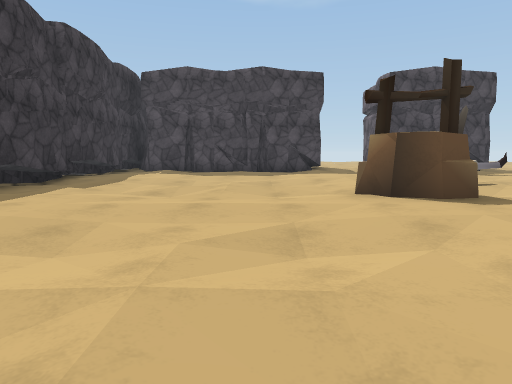
View 1 (above)

23 first-person views from a walk through a Unity game level. The camera is 1.2 m above the floor, tilts 6° down and sees 70° across. The floor is counted in squares, 2 m on a side. Each view is taken from the middle of a square. On the plan, view 1 faces up. The plan holds only what a view shows up to about 10 squares ahead; the rest is blank. The place goes on beyond the plan. The player character is not drawn. Surface patterns are stand-ins for the level's own textures.

View 2
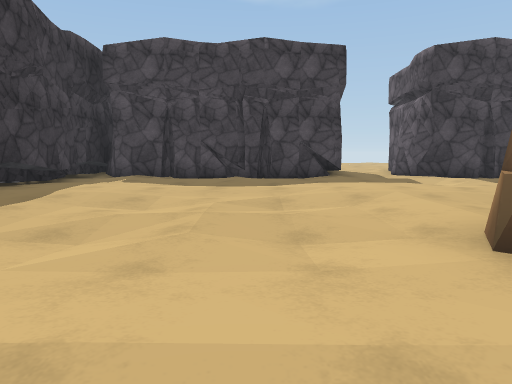

View 3
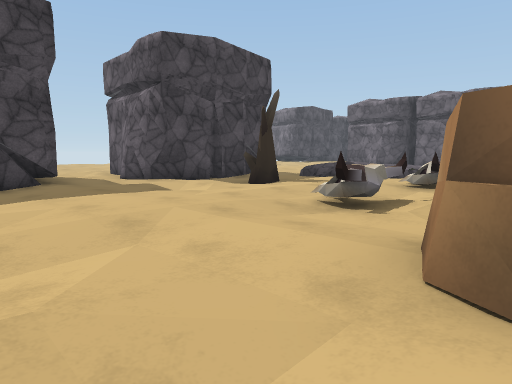

View 4
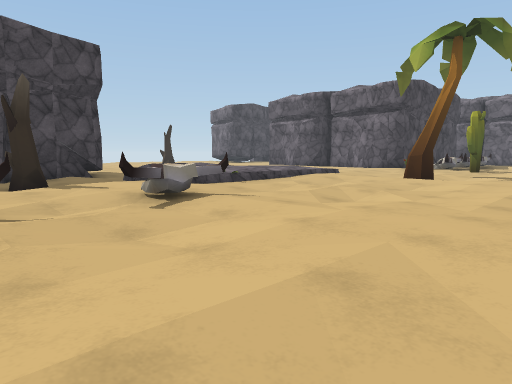

View 5
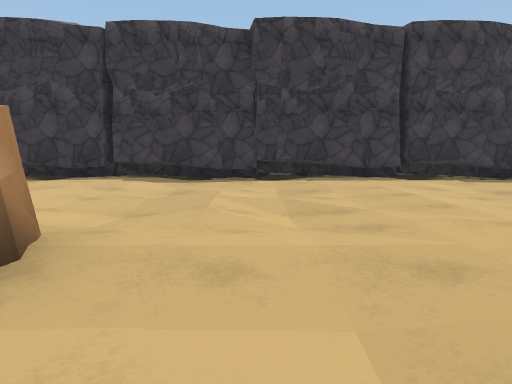

View 6
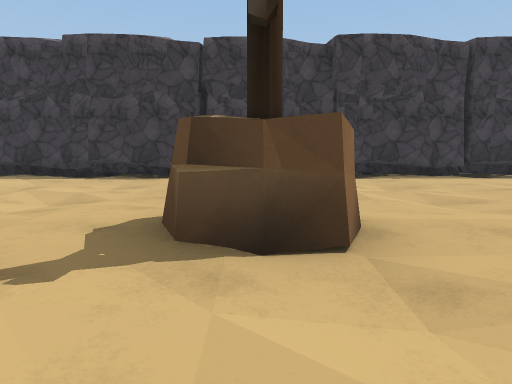

View 7
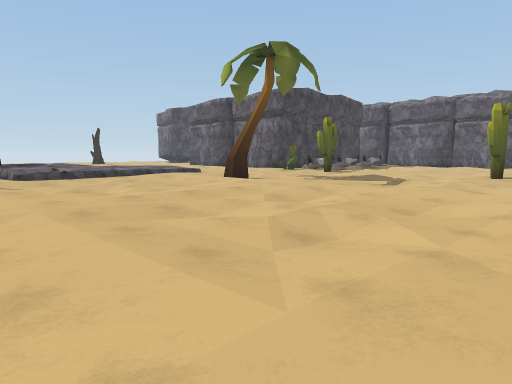

View 8
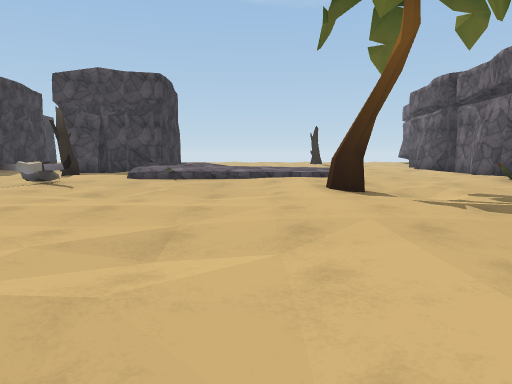

View 9
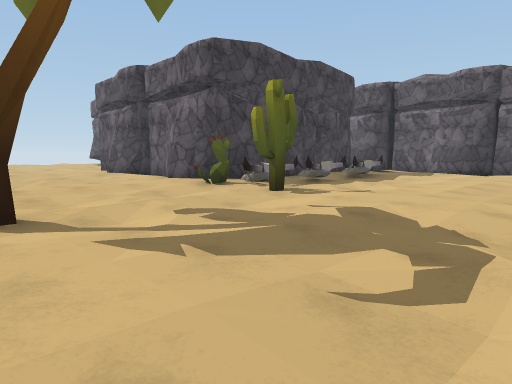

View 10
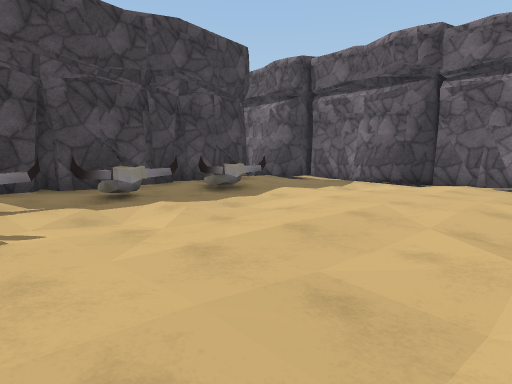

View 11
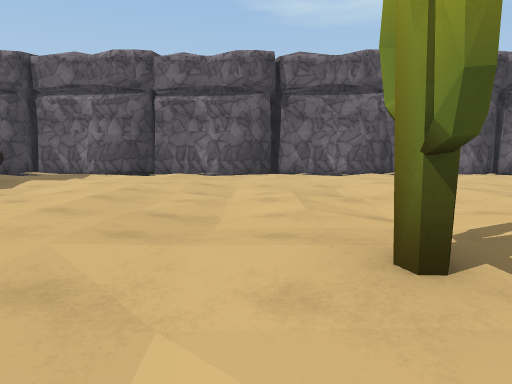

View 12
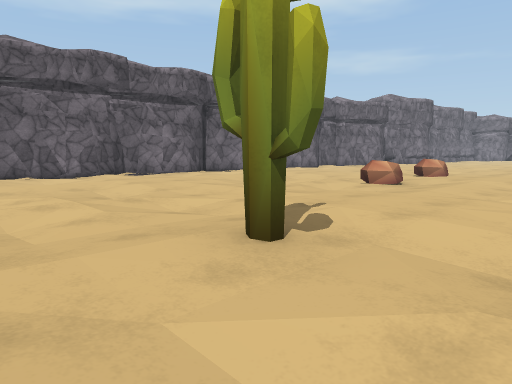

View 13
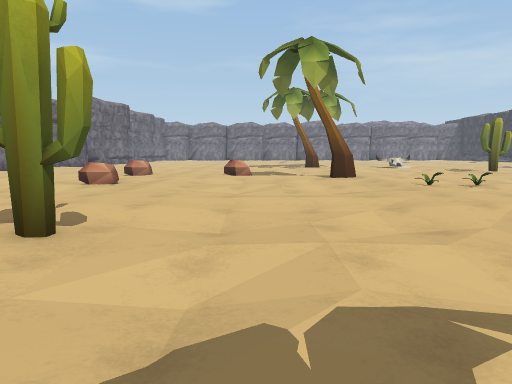

View 14
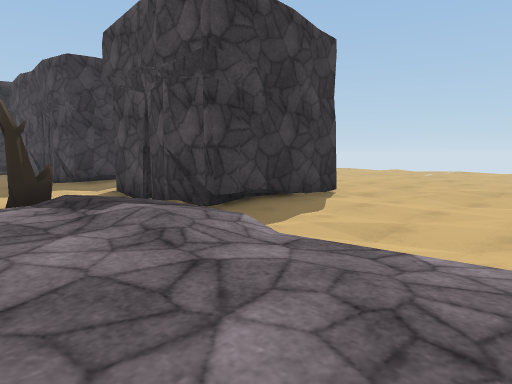

View 15
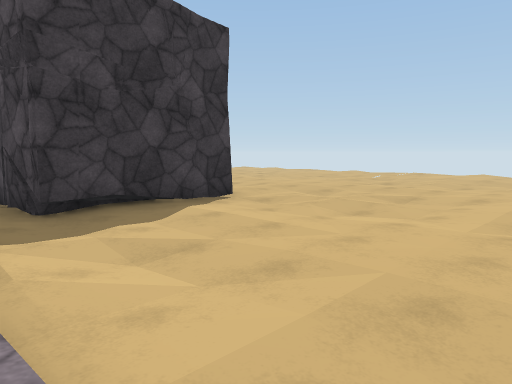

View 16
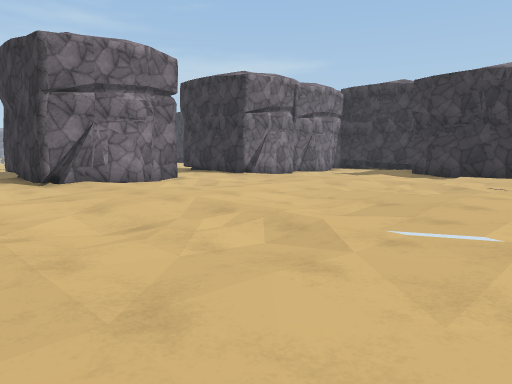

View 17
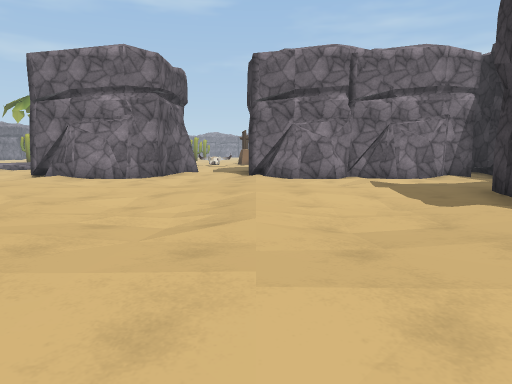

View 18
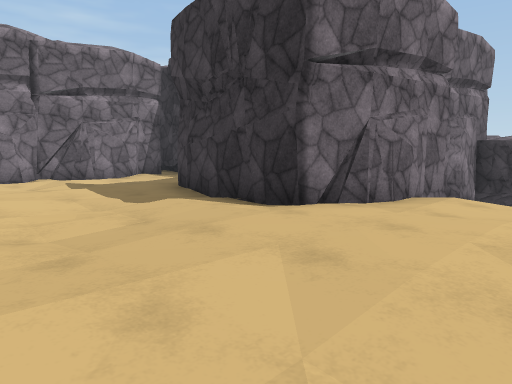

View 19
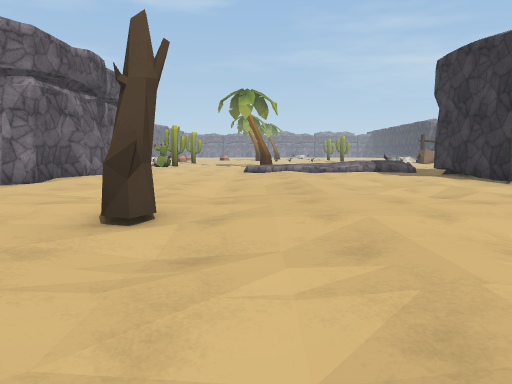

View 20
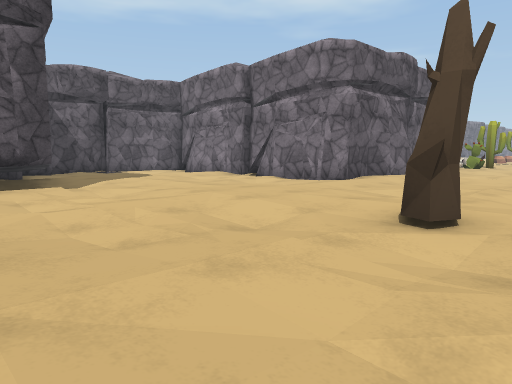

View 21
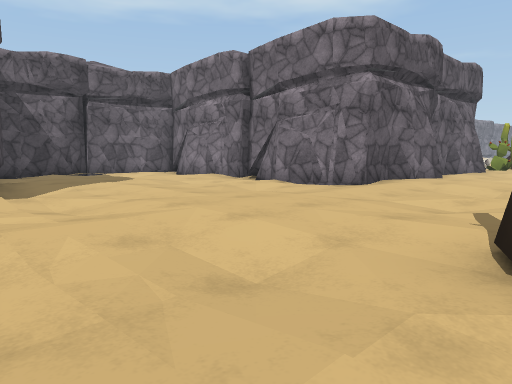

View 22
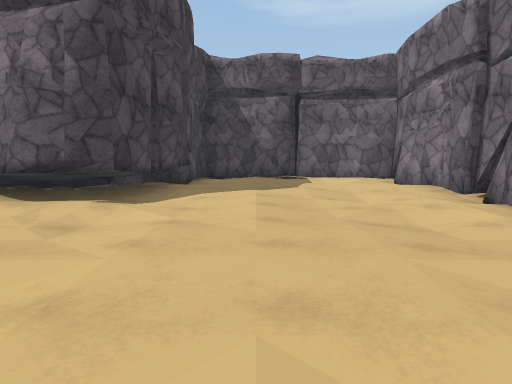

View 23
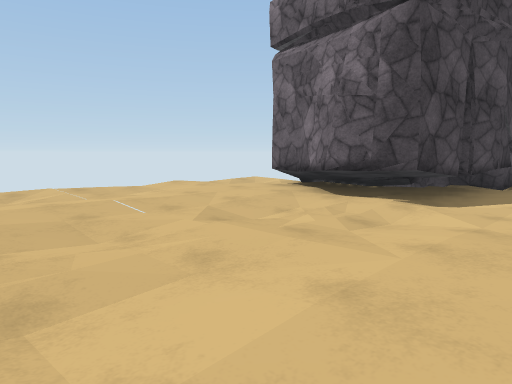

### Floor plan
Key: @ floor where view 1 was taken; # wall or solid block; . main floor; : floor 0.25 m higher than the main floor; - floor 0.25 m lower than the main floor; + floor 0.5 m higher than the main floor; / step, stairs or slope; T tree; B bones; W well; C cactus; R rock; O other object.
Columns run from 5 left of view 1 to 26 right of it. Each row starts with its distance up from view 1.
 26                      ..
 25     ../.             /./../
 24    ......   ....     .....#
 23   #........./.... ........#
 22 ####.././../.-..-.-..-./.####
 21    #///..//...//...//..//######
 20    #../:/../:/../:/T./:/../:/.#
 19    ....:....:....:....:....:..#
 18   :/../:/../:/../:/../:/../:/.#
 17   ..//...//...//...//...//.../#
 16   ..//...//...//...//...//.../#
 15 #/######//###/../:/../:########
 14 # ######./###....:....##
 13 ########/####/../:/../##
 12 #..../...//...//...//..#
 11 #...//...////////++//..#
 10 #/:/../:/..T:///+++../##
  9 #.:....:....:/O////...:######.##
  8 #/:/../:/../:////:/../BC../:/..#
  7 #...//...B/.B.//...//...B/B../##
  6 #...//...//...//..T//.C.//.../#
  5 #/:/../WW../:/../:/../:/../:/.#
  4 #.:....:....:....:....:....:..#
  3 #/:/../:/../:/../:/../:/../:/.#
  2 #...//.../ ...//...//...//.../##
  1 #...//.../ ...//...//.C.//...//#
  0 #/:/.@/WW../:/../:/../:/../:/.##
 -1 #.:....:.. .:.. .:....:....:..#
 -2 #/:/../:/       /:/../:/../:/.#
 -3 #...//.        /OO.//...//.../#
 -4 #...//         /...//..RR . ./#
 -5 #/:/          ../:/../:/../
 -6 #.:           ...:T...:...
 -7 #                     :RR
 -8                       ..

Where each view was taken, in squares from view 1:
view 1: 0 up, 0 right, facing up
view 2: 3 up, 0 right, facing up
view 3: 5 up, 0 right, facing up-right
view 4: 3 up, 4 right, facing up-right
view 5: 2 up, 4 right, facing left
view 6: 0 up, 5 right, facing left
view 7: 1 down, 6 right, facing up-right
view 8: 0 up, 11 right, facing up
view 9: 2 up, 12 right, facing up-right
view 10: 2 up, 17 right, facing up-right
view 11: 2 up, 15 right, facing right
view 12: 3 up, 15 right, facing down-right
view 13: 4 up, 15 right, facing down
view 14: 9 up, 12 right, facing up-left
view 15: 11 up, 13 right, facing up-left
view 16: 24 up, 10 right, facing down-left
view 17: 25 up, 2 right, facing down
view 18: 25 up, 2 right, facing down-left
view 19: 23 up, 13 right, facing down
view 20: 23 up, 13 right, facing down-right
view 21: 22 up, 14 right, facing down-right
view 22: 19 up, 15 right, facing right
view 23: 19 up, 15 right, facing up-right
